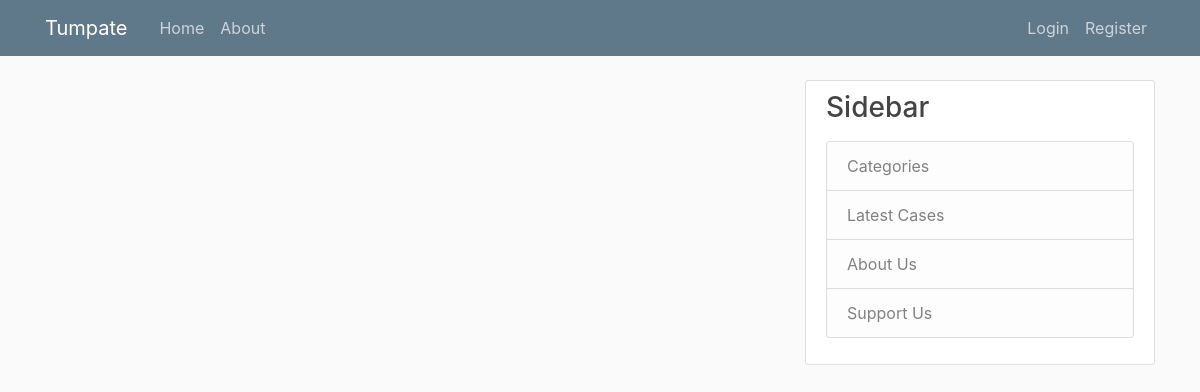
Before: / with the older database file.
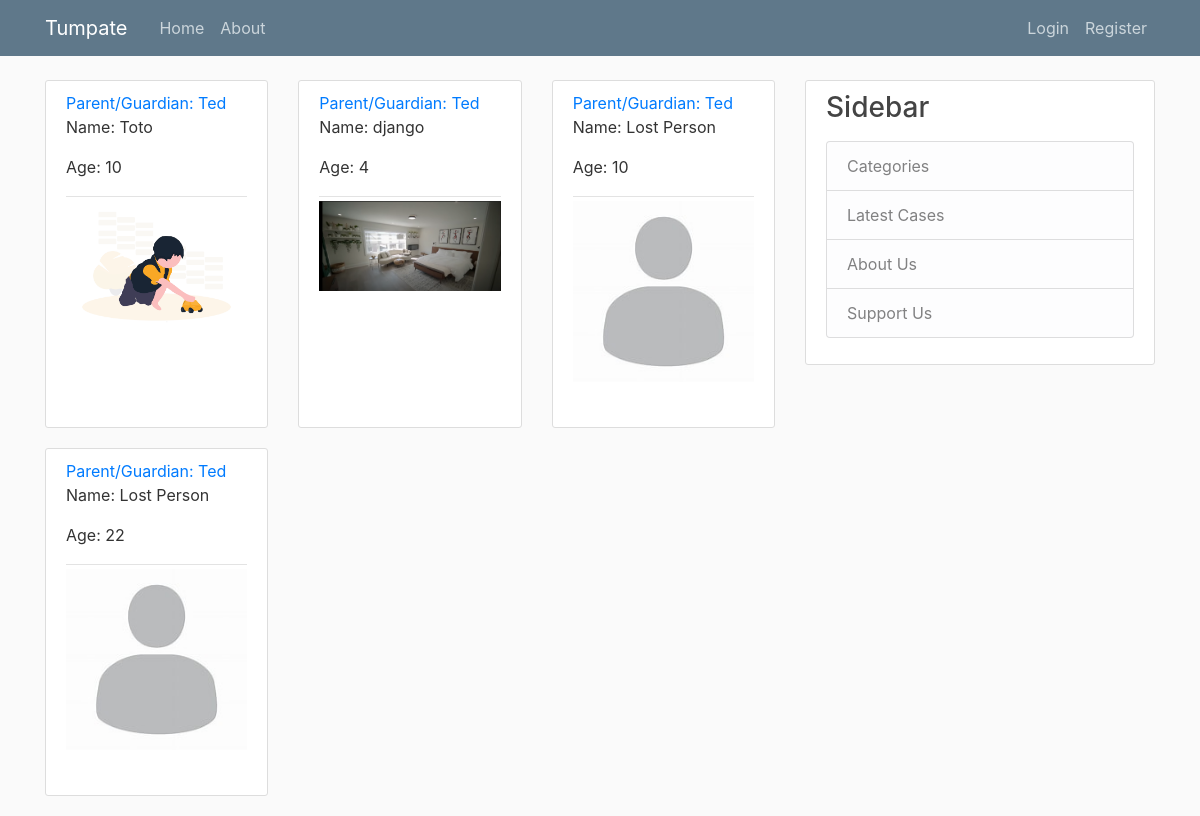
After: the same page with the newer database file.
### crud/models.py (models this page shows, shortened)
class Post(models.Model):
    image = models.ImageField(upload_to='missing_people',null=True)
    name = models.CharField(max_length=100)
    age = models.IntegerField(default=0)
    gender = models.CharField(max_length=100,null=True)
    last_seen_date = models.DateField(default=timezone.now)
    last_seen_location = models.CharField(max_length=100,null=True)
    description = models.TextField()
    contact = models.IntegerField(null=True)
    date_posted = models.DateTimeField(default=timezone.now)
    author = models.ForeignKey(User, on_delete=models.CASCADE)

### crud/views.py (the view)
# urls.py: path('', PostListView.as_view(), name='crud-home'),
class PostListView(ListView):
    model = Post
    template_name = 'crud/home.html'  # <app>/<model>_<viewtype>.html
    context_object_name = 'posts'
    ordering =['-date_posted']
    paginate_by = 9

### crud/templates/crud/home.html (shortened to what this page needs)
{% extends "crud/base.html" %}
{% block content %}
    <div class="row">
      {% for post in posts %}
      <div class="col-sm-12 col-md-12 col-lg-4">
        <article class="media content-section">
          <div class="media-body">
            <div class="article-metadata">
              <a class="mr-2" href="{% url 'user-posts' post.author.username %}"> Parent/Guardian: {{ post.author  }}</a>
              <p>Name: {{post.name}}</p>
              <p>Age: {{post.age}}</p>
            </div>
            <div class="w-100" style="height: 200px;">
               <img class="w-100" src="{{ post.image.url }}">
            </div>
          </div>
        </article>
      </div>
    {% endfor %}
    </div>
{% endblock content %}

### crud/templates/crud/base.html (shortened to what this page needs)
{% load static %}
<!DOCTYPE html>
<html>
<head>
    <link rel="stylesheet" href="https://maxcdn.bootstrapcdn.com/bootstrap/4.0.0/css/bootstrap.min.css">
    <link rel="stylesheet" type="text/css" href="{% static 'crud/main.css' %}">
</head>
<body>
    <header class="site-header">
      <nav class="navbar navbar-expand-md navbar-dark bg-steel fixed-top">
        <div class="container">
          <a class="navbar-brand mr-4" href="{% url 'crud-home' %}">Tumpate</a>
          <div class="collapse navbar-collapse" id="navbarToggle">
            <div class="navbar-nav mr-auto">
              <a class="nav-item nav-link" href="{% url 'crud-home' %}">Home</a>
              <a class="nav-item nav-link" href="{% url 'crud-about' %}">About</a>
            </div>
            <div class="navbar-nav">
              {% if user.is_authenticated %}
              <a class="nav-item nav-link" href="{% url 'post-create' %}">New Case</a>
                <a class="nav-item nav-link" href="{% url 'profile' %}">Profile</a>
                <a class="nav-item nav-link" href="{% url 'logout' %}">Logout</a>
              {% else %}
                <a class="nav-item nav-link" href="{% url 'login' %}">Login</a>
                <a class="nav-item nav-link" href="{% url 'register' %}">Register</a>
              {% endif %}
            </div>
          </div>
        </div>
      </nav>
    </header>
    <main role="main" class="container">
      <div class="row">
        <div class="col-md-8">
          {% block content %}{% endblock %}
        </div>
        <div class="col-md-4">
          <div class="content-section">
            <h3>Sidebar</h3>
            <p class='text-muted'>
              <ul class="list-group">
                <li class="list-group-item list-group-item-light">Categories</li>
                <li class="list-group-item list-group-item-light">Latest Cases</li>
                <li class="list-group-item list-group-item-light">About Us</li>
                <li class="list-group-item list-group-item-light">Support Us</li>
              </ul>
            </p>
          </div>
        </div>
      </div>
    </main>
</body>
</html>

### crud/static/crud/main.css (style rules this page uses)
body { background: #fafafa; color: #333333; margin-top: 5rem; }
h1, h2, h3, h4, h5, h6 { color: #444444; }
ul { margin: 0; }
.bg-steel { background-color: #5f788a; }
.site-header .navbar-nav .nav-link { color: #cbd5db; }
.content-section { background: #ffffff; padding: 10px 20px; border: 1px solid #dddddd; border-radius: 3px; margin-bottom: 20px; }
.article-metadata { padding-bottom: 1px; margin-bottom: 4px; border-bottom: 1px solid #e3e3e3 }

Changed rows visible on the page:
added Post: author "Ted", name "Toto", age "10", image (picture)
added Post: author "Ted", name "django", age "4", image (picture)
added Post: author "Ted", name "Lost Person", age "10", image (placeholder picture)
added Post: author "Ted", name "Lost Person", age "22", image (placeholder picture)
